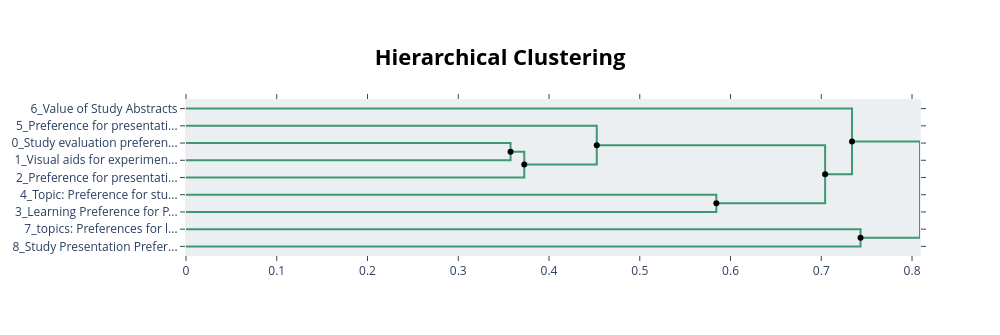

Notebook source saved alongside this figure:
### Code cell
# Perform hierarchical topic reduction
hierarchical_topics = topic_model.hierarchical_topics(q1)

# Visualize the subtopics
topic_model.visualize_hierarchy(hierarchical_topics=hierarchical_topics)

### Figure 1 — Plotly figure (JSON) as saved in the notebook; plotly's stock layout.template omitted (floating-point values rounded to 4 significant figures)
{"data": [{"hoverinfo": "text", "marker": {"color": "rgb(61,153,112)"}, "mode": "lines", "text": ["Study evaluation preferences", "", "", "Visual aids for experimental evaluation"], "type": "scatter", "x": [0.0, 0.3576, 0.3576, 0.0], "xaxis": "x", "y": [-25.0, -25.0, -35.0, -35.0], "yaxis": "y"}, {"hoverinfo": "text", "marker": {"color": "rgb(61,153,112)"}, "mode": "lines", "text": ["Topic: Preference for Abstract or Presentation", "", "", "Preference for presentation design evaluation"], "type": "scatter", "x": [0.3576, 0.3727, 0.3727, 0.0], "xaxis": "x", "y": [-30.0, -30.0, -45.0, -45.0], "yaxis": "y"}, {"hoverinfo": "text", "marker": {"color": "rgb(61,153,112)"}, "mode": "lines", "text": ["Preference for presentation over abstract (experiment explanation)", "", "", "Preference for study materials"], "type": "scatter", "x": [0.0, 0.4526, 0.4526, 0.3727], "xaxis": "x", "y": [-15.0, -15.0, -37.5, -37.5], "yaxis": "y"}, {"hoverinfo": "text", "marker": {"color": "rgb(61,153,112)"}, "mode": "lines", "text": ["Topic: Preference for study presentations vs abstracts", "", "", "Learning Preference for Presentations"], "type": "scatter", "x": [0.0, 0.5843, 0.5843, 0.0], "xaxis": "x", "y": [-55.0, -55.0, -65.0, -65.0], "yaxis": "y"}, {"hoverinfo": "text", "marker": {"color": "rgb(61,153,112)"}, "mode": "lines", "text": ["Preference for study format", "", "", "Learning Preference for Presentations"], "type": "scatter", "x": [0.4526, 0.7042, 0.7042, 0.5843], "xaxis": "x", "y": [-26.25, -26.25, -60.0, -60.0], "yaxis": "y"}, {"hoverinfo": "text", "marker": {"color": "rgb(61,153,112)"}, "mode": "lines", "text": ["Value of Study Abstracts", "", "", "Preference for study format"], "type": "scatter", "x": [0.0, 0.7339, 0.7339, 0.7042], "xaxis": "x", "y": [-5.0, -5.0, -43.12, -43.12], "yaxis": "y"}, {"hoverinfo": "text", "marker": {"color": "rgb(61,153,112)"}, "mode": "lines", "text": ["topics: Preferences for learning styles (study presentation vs abstract)", "", "", "Study Presentation Preference"], "type": "scatter", "x": [0.0, 0.7433, 0.7433, 0.0], "xaxis": "x", "y": [-75.0, -75.0, -85.0, -85.0], "yaxis": "y"}, {"hoverinfo": "text", "marker": {"color": "rgb(61,153,112)"}, "mode": "lines", "text": ["Preference for presentation styles", "", "", "Topic: Preference for study presentations over abstracts"], "type": "scatter", "x": [0.7339, 0.8088, 0.8088, 0.7433], "xaxis": "x", "y": [-24.06, -24.06, -80.0, -80.0], "yaxis": "y"}, {"hoverinfo": "text", "hovertext": ["Topic: Preference for Abstract or Presentation", "Preference for study format", "Preference for presentation styles"], "marker": {"color": "black"}, "mode": "markers", "showlegend": false, "type": "scatter", "x": [0.3576, 0.4526, 0.7339], "y": [-30, -26.25, -24.06]}, {"hoverinfo": "text", "hovertext": ["Preference for study materials", "Learning Preference for Presentations", "Preference for study format", "Topic: Preference for study presentations over abstracts"], "marker": {"color": "black"}, "mode": "markers", "showlegend": false, "type": "scatter", "x": [0.3727, 0.5843, 0.7042, 0.7433], "y": [-37.5, -60, -43.12, -80]}], "layout": {"autosize": false, "height": 335, "hoverlabel": {"bgcolor": "white", "font": {"family": "Rockwell", "size": 16}}, "hovermode": "closest", "plot_bgcolor": "#ECEFF1", "showlegend": false, "title": {"font": {"color": "Black", "size": 22}, "text": "<b>Hierarchical Clustering</b>", "x": 0.5, "xanchor": "center", "yanchor": "top"}, "width": 1000, "xaxis": {"mirror": "allticks", "rangemode": "tozero", "showgrid": false, "showline": true, "showticklabels": true, "ticks": "outside", "type": "linear", "zeroline": false}, "yaxis": {"mirror": "allticks", "range": [-90, 0], "rangemode": "tozero", "showgrid": false, "showline": true, "showticklabels": true, "tickmode": "array", "ticks": "outside", "ticktext": ["6_Value of Study Abstracts", "5_Preference for presentati...", "0_Study evaluation preferen...", "1_Visual aids for experimen...", "2_Preference for presentati...", "4_Topic: Preference for stu...", "3_Learning Preference for P...", "7_topics: Preferences for l...", "8_Study Presentation Prefer..."], "tickvals": [-5, -15, -25, -35, -45, -55, -65, -75, -85], "type": "linear", "zeroline": false}}}
